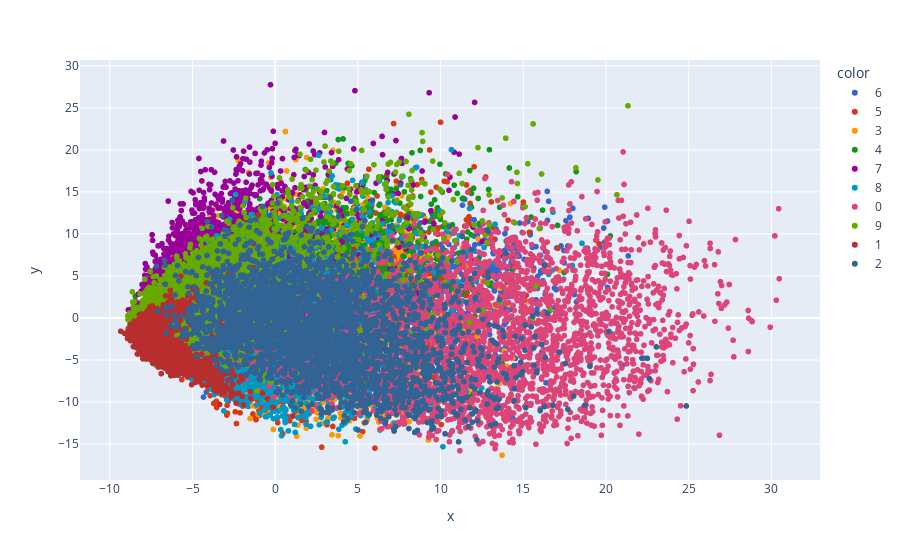

Notebook code cell kept with this figure:
### Code cell
# Import Plotly Express for creating interactive plots
import plotly.express as px

# Convert training labels to strings for coloring the plot
y_train_trf = y_train.astype(str)

# Create a 2D scatter plot of the PCA-transformed training data
fig = px.scatter(
    x = X_train_trf[:, 0],          # First PCA component on the X-axis
    y = X_train_trf[:, 1],          # Second PCA component on the Y-axis
    color = y_train_trf,            # Color points based on their class labels
    color_discrete_sequence = px.colors.qualitative.G10  # Use a nice color palette
)

# Display the interactive scatter plot
fig.show()

### Figure 1 — Plotly figure (JSON) as saved in the notebook; plotly's stock layout.template omitted (floating-point values rounded to 4 significant figures; data arrays with more than 128 entries replaced by an {"elided": "..."} marker saying what was removed)
{"data": [{"hovertemplate": "color=6<br>x=%{x}<br>y=%{y}<extra></extra>", "legendgroup": "6", "marker": {"color": "#3366CC", "symbol": "circle"}, "mode": "markers", "name": "6", "showlegend": true, "type": "scattergl", "x": {"elided": "3352 float values"}, "xaxis": "x", "y": {"elided": "3352 float values"}, "yaxis": "y"}, {"hovertemplate": "color=5<br>x=%{x}<br>y=%{y}<extra></extra>", "legendgroup": "5", "marker": {"color": "#DC3912", "symbol": "circle"}, "mode": "markers", "name": "5", "showlegend": true, "type": "scattergl", "x": {"elided": "3093 float values"}, "xaxis": "x", "y": {"elided": "3093 float values"}, "yaxis": "y"}, {"hovertemplate": "color=3<br>x=%{x}<br>y=%{y}<extra></extra>", "legendgroup": "3", "marker": {"color": "#FF9900", "symbol": "circle"}, "mode": "markers", "name": "3", "showlegend": true, "type": "scattergl", "x": {"elided": "3414 float values"}, "xaxis": "x", "y": {"elided": "3414 float values"}, "yaxis": "y"}, {"hovertemplate": "color=4<br>x=%{x}<br>y=%{y}<extra></extra>", "legendgroup": "4", "marker": {"color": "#109618", "symbol": "circle"}, "mode": "markers", "name": "4", "showlegend": true, "type": "scattergl", "x": {"elided": "3233 float values"}, "xaxis": "x", "y": {"elided": "3233 float values"}, "yaxis": "y"}, {"hovertemplate": "color=7<br>x=%{x}<br>y=%{y}<extra></extra>", "legendgroup": "7", "marker": {"color": "#990099", "symbol": "circle"}, "mode": "markers", "name": "7", "showlegend": true, "type": "scattergl", "x": {"elided": "3508 float values"}, "xaxis": "x", "y": {"elided": "3508 float values"}, "yaxis": "y"}, {"hovertemplate": "color=8<br>x=%{x}<br>y=%{y}<extra></extra>", "legendgroup": "8", "marker": {"color": "#0099C6", "symbol": "circle"}, "mode": "markers", "name": "8", "showlegend": true, "type": "scattergl", "x": {"elided": "3228 float values"}, "xaxis": "x", "y": {"elided": "3228 float values"}, "yaxis": "y"}, {"hovertemplate": "color=0<br>x=%{x}<br>y=%{y}<extra></extra>", "legendgroup": "0", "marker": {"color": "#DD4477", "symbol": "circle"}, "mode": "markers", "name": "0", "showlegend": true, "type": "scattergl", "x": {"elided": "3316 float values"}, "xaxis": "x", "y": {"elided": "3316 float values"}, "yaxis": "y"}, {"hovertemplate": "color=9<br>x=%{x}<br>y=%{y}<extra></extra>", "legendgroup": "9", "marker": {"color": "#66AA00", "symbol": "circle"}, "mode": "markers", "name": "9", "showlegend": true, "type": "scattergl", "x": {"elided": "3350 float values"}, "xaxis": "x", "y": {"elided": "3350 float values"}, "yaxis": "y"}, {"hovertemplate": "color=1<br>x=%{x}<br>y=%{y}<extra></extra>", "legendgroup": "1", "marker": {"color": "#B82E2E", "symbol": "circle"}, "mode": "markers", "name": "1", "showlegend": true, "type": "scattergl", "x": {"elided": "3775 float values"}, "xaxis": "x", "y": {"elided": "3775 float values"}, "yaxis": "y"}, {"hovertemplate": "color=2<br>x=%{x}<br>y=%{y}<extra></extra>", "legendgroup": "2", "marker": {"color": "#316395", "symbol": "circle"}, "mode": "markers", "name": "2", "showlegend": true, "type": "scattergl", "x": {"elided": "3331 float values"}, "xaxis": "x", "y": {"elided": "3331 float values"}, "yaxis": "y"}], "layout": {"legend": {"title": {"text": "color"}, "tracegroupgap": 0}, "margin": {"t": 60}, "xaxis": {"anchor": "y", "domain": [0, 1], "title": {"text": "x"}}, "yaxis": {"anchor": "x", "domain": [0, 1], "title": {"text": "y"}}}}
